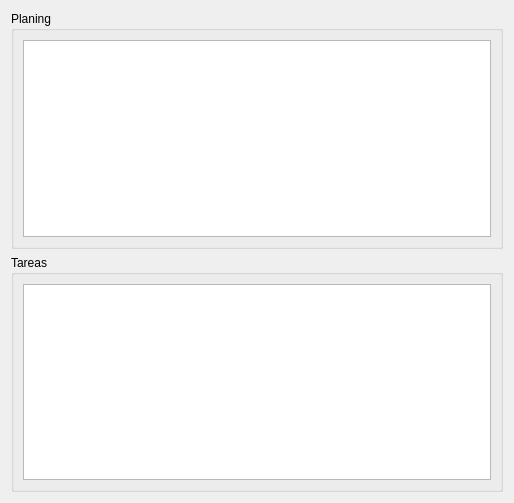
<?xml version="1.0" encoding="UTF-8"?>
<ui version="4.0">
 <class>HomeForm</class>
 <widget class="QWidget" name="HomeForm">
  <property name="geometry">
   <rect>
    <x>0</x>
    <y>0</y>
    <width>514</width>
    <height>503</height>
   </rect>
  </property>
  <property name="windowTitle">
   <string>Form</string>
  </property>
  <layout class="QVBoxLayout" name="verticalLayout_3">
   <item>
    <widget class="QGroupBox" name="groupBox">
     <property name="title">
      <string>Planing</string>
     </property>
     <layout class="QVBoxLayout" name="verticalLayout">
      <item>
       <widget class="QListView" name="planingList"/>
      </item>
     </layout>
    </widget>
   </item>
   <item>
    <widget class="QGroupBox" name="TasksGroup">
     <property name="title">
      <string>Tareas</string>
     </property>
     <layout class="QVBoxLayout" name="verticalLayout_2">
      <item>
       <widget class="QListView" name="tasksList"/>
      </item>
     </layout>
    </widget>
   </item>
  </layout>
 </widget>
 <resources/>
 <connections/>
</ui>
